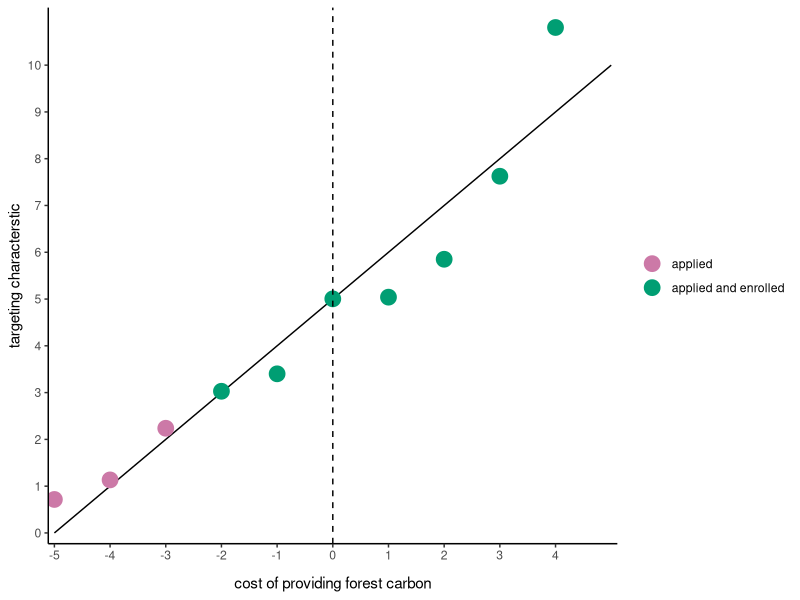
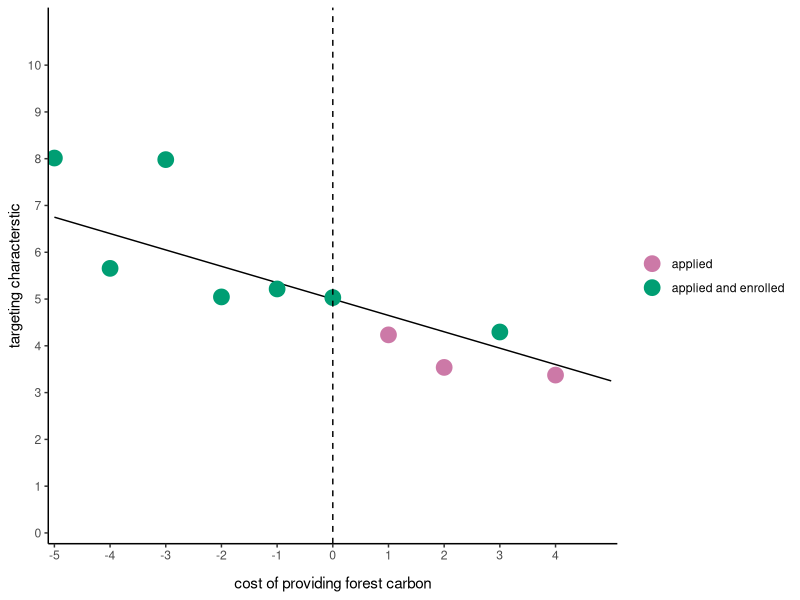
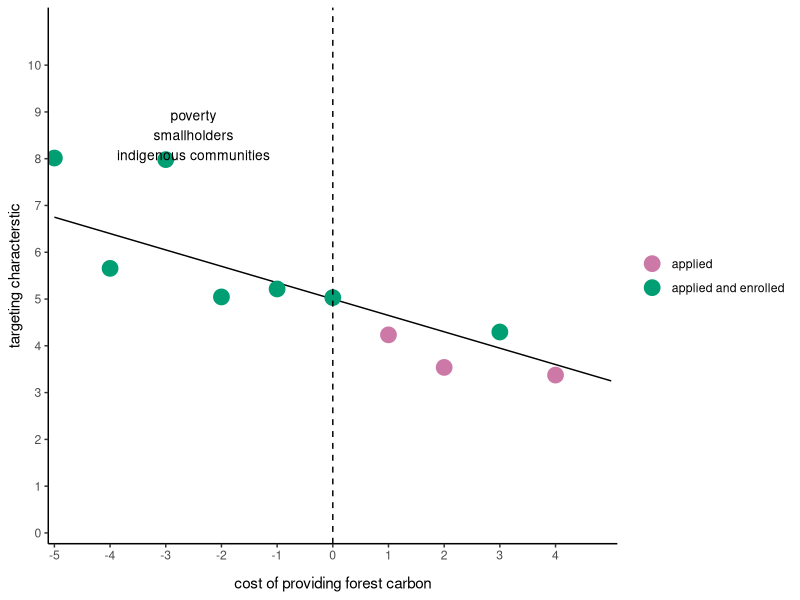
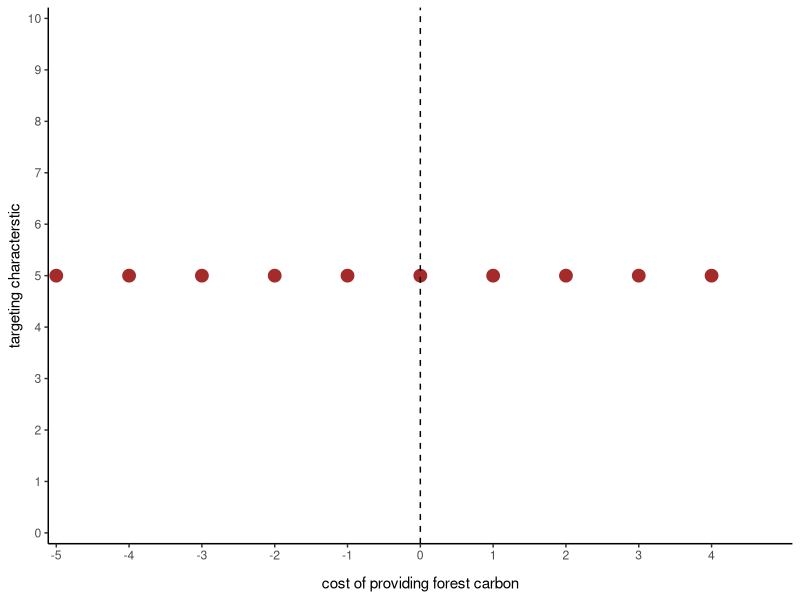
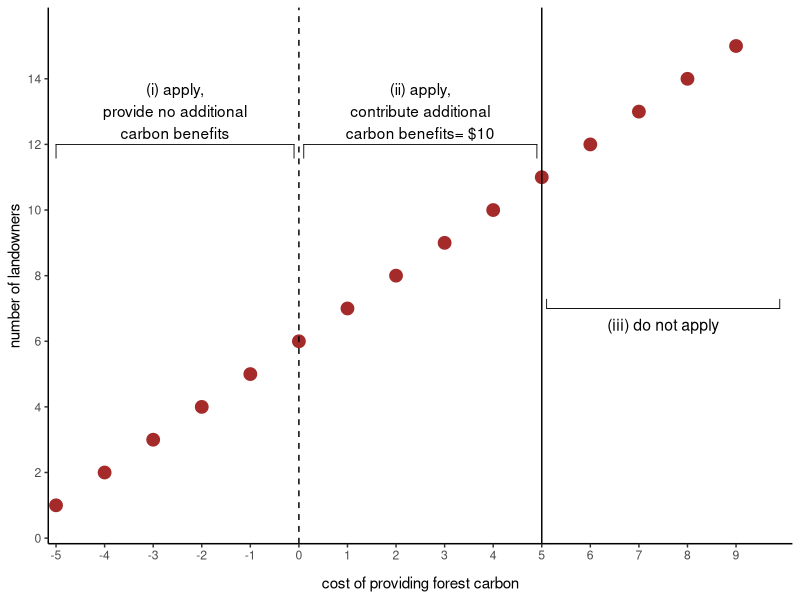
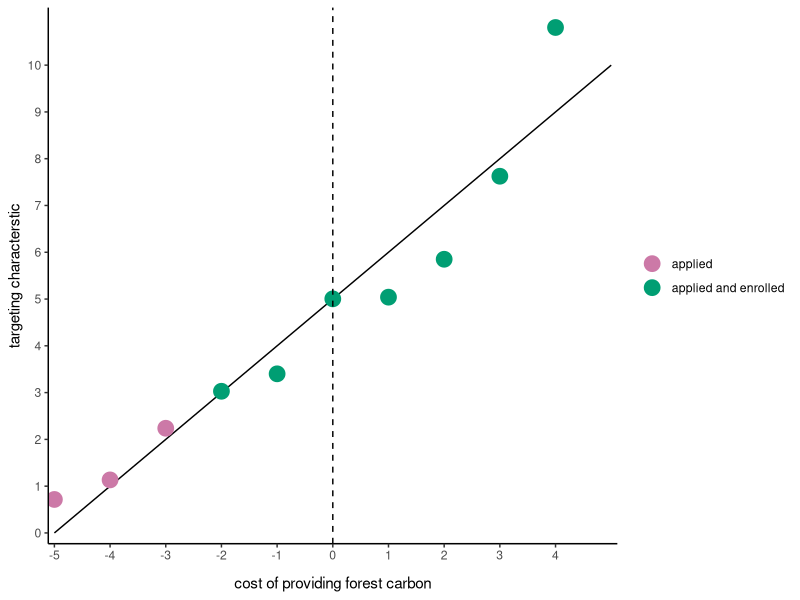
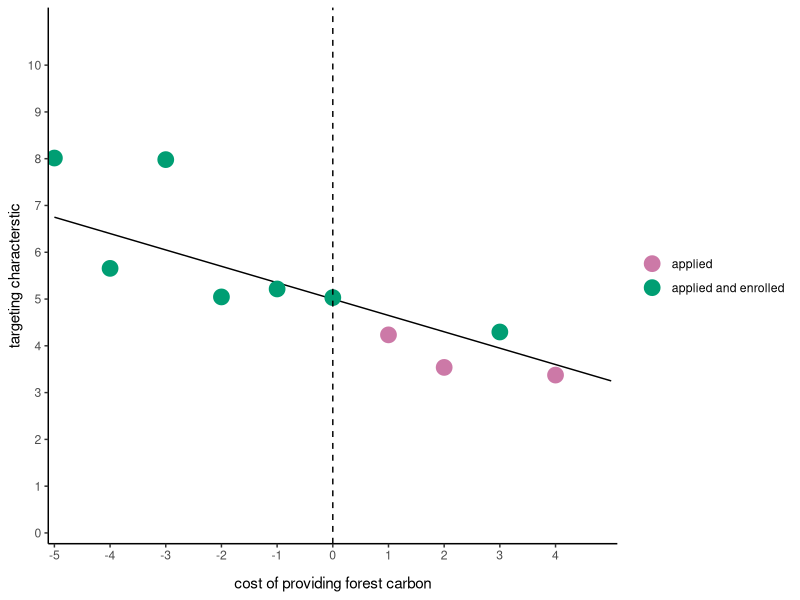
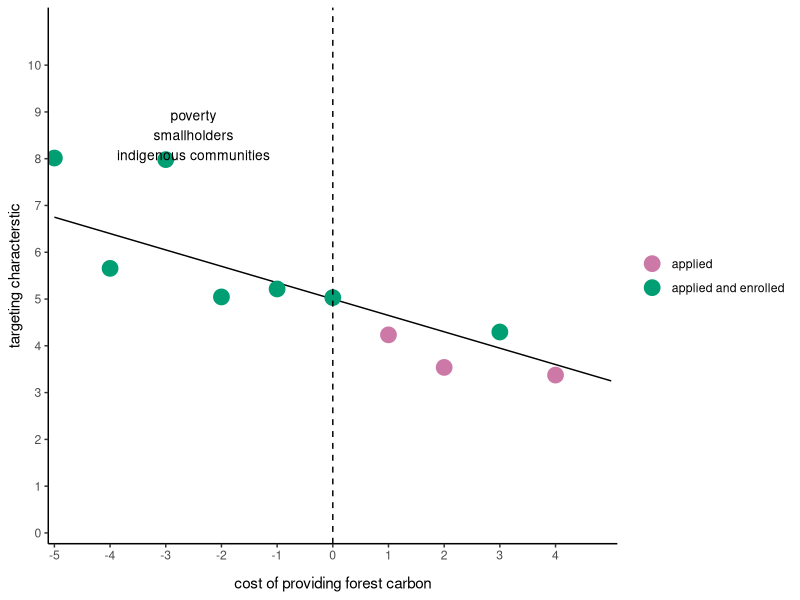

Write the R code that produced these figures, in order.
library(Metrics)
library(ggplot2)
library(ggpubr)
set.seed(0930)
x= seq(from = -5, to = 4, by = 1)
x_no <- 5
rnorm_1 <- rnorm(10)
target_perfect <- x +5 +rnorm_1
perfect_fun <- function(x) x + 5

rnorm_2 <- rnorm(10)
x_neg <- 5 - .65*x + rnorm_2
neg_fun <- function(x) 5 - .35*x


x_pos <- .1*x +5
df <- data.frame( x = x, x_no, x_pos, x_neg, target_perfect)%>%
  mutate(perfect_enroll = ifelse(x < -2, "applied", "applied and enrolled"),
         neg_enroll = ifelse(x_neg < 4.25, "applied", "applied and enrolled"))
  
#%%%%%%%%%%%%%%%%%%%%%%%%%%%%%%%%%%%%%%%%%%%%
# perfect characteristic
#%%%%%%%%%%%%%%%%%%%%%%%%%%%%%%%%%%%%%%%%%%%%
ggplot(df, aes(x = x, y = target_perfect, color = perfect_enroll)) + 
  stat_function(fun=perfect_fun, colour="black")+
  geom_point(size = 5)+
  theme_classic()+
  theme (axis.title.x = element_text(margin = margin(t = 10)), legend.title = element_blank())+
  scale_y_continuous(expand = c(0.02, 0.01), limits = c(0, 11), , breaks = seq(0, 10, 1),name = "targeting characterstic")+
  scale_x_continuous(expand = c(0.01, 0.01), limits = c(-5, 5),  breaks = x, name = "cost of providing forest carbon")+
  geom_vline(xintercept = 0, linetype = "dashed")+
  scale_color_manual(values = c("#CC79A7", "#009E73"))

ggsave(filename = "paper/figs/framework_perfect.png", width = 6, height = 4)

#%%%%%%%%%%%%%%%%%%%%%%%%%%%%%%%%%%%%%%%%%%%%
# economist critique
#%%%%%%%%%%%%%%%%%%%%%%%%%%%%%%%%%%%%%%%%%%%%

ggplot(df, aes(x = x, y = x_neg, color = neg_enroll)) + 
  stat_function(fun=neg_fun, colour="black")+
  geom_point(size = 5)+
  theme_classic()+
  theme (axis.title.x = element_text(margin = margin(t = 10)), legend.title = element_blank())+
  scale_y_continuous(expand = c(0.02, 0.01), limits = c(0, 11), , breaks = seq(0, 10, 1),name = "targeting characterstic")+
  scale_x_continuous(expand = c(0.01, 0.01), limits = c(-5, 5),  breaks = x, name = "cost of providing forest carbon")+
  geom_vline(xintercept = 0, linetype = "dashed")+
  scale_color_manual(values = c("#CC79A7", "#009E73"))

ggsave(filename = "paper/figs/framework_neg.png", width = 6, height = 4)

ggplot(df, aes(x = x, y = x_neg, color = neg_enroll)) + 
  stat_function(fun=neg_fun, colour="black")+
  geom_point(size = 5)+
  theme_classic()+
  theme (axis.title.x = element_text(margin = margin(t = 10)), legend.title = element_blank())+
  scale_y_continuous(expand = c(0.02, 0.01), limits = c(0, 11), , breaks = seq(0, 10, 1),name = "targeting characterstic")+
  scale_x_continuous(expand = c(0.01, 0.01), limits = c(-5, 5),  breaks = x, name = "cost of providing forest carbon")+
  geom_vline(xintercept = 0, linetype = "dashed")+
  scale_color_manual(values = c("#CC79A7", "#009E73"))+
  annotate('text', x = -2.5, y = 8.5, label = "poverty\nsmallholders\nindigenous communities", color = "black", size = 3.5)

ggsave(filename = "paper/figs/framework_neg_defor.png", width = 6, height = 4)

#%%%%%%%%%%%%%%%%%%%%%%%%%%%%%%%%%%%%%%%%%%%%
# no correlation
#%%%%%%%%%%%%%%%%%%%%%%%%%%%%%%%%%%%%%%%%%%%%
ggplot(df, aes(x = x, y = x_no)) + 
  #geom_line(color = "darkgreen")+
  geom_point(size = 4, color = "brown")+
  theme_classic()+
  theme (axis.title.x = element_text(margin = margin(t = 10)))+
  scale_y_continuous(expand = c(0.02, 0.01), limits = c(0, 10), , breaks = seq(0, 10, 1),name = "targeting characterstic")+
  scale_x_continuous(expand = c(0.01, 0.01), limits = c(-5, 5),  breaks = x, name = "cost of providing forest carbon")+
  geom_vline(xintercept = 0, linetype = "dashed")

ggsave(filename = "figs/framework_no.png", width = 6, height = 4)
# 
# ggplot(subset(df, target_perfect > 2), aes(x = x, y = target_perfect)) + 
#   #geom_line(color = "darkgreen")+
#   geom_point(size = 4, color = "brown")+
#   theme_classic()+
#   theme (axis.title.x = element_text(margin = margin(t = 10)))+
#   scale_y_continuous(expand = c(0.02, 0.01), limits = c(0, 10), , breaks = seq(0, 10, 1),name = "targeting characterstic")+
#   scale_x_continuous(expand = c(0.01, 0.01), limits = c(-5, 5),  breaks = x, name = "cost of providing forest carbon")+
#   geom_vline(xintercept = 0, linetype = "dashed")
# 
# ggsave(filename = "figs/framework_no_enrolled.png", width = 6, height = 4)



#%%%%%%%%%%%%%%%%%%%%%%%%%%%%%%%%%%%%%%%%%%%%
# first plot
#%%%%%%%%%%%%%%%%%%%%%%%%%%%%%%%%%%%%%%%%%%%%
library(ggplot2)
x= seq(from = -5, to = 9, by = 1)
y <- x+6
df <- data.frame( x = x, y)%>%
  mutate(group = ifelse(x < 0, "inframarginal", ifelse(x >= 5, "do not apply", "additional")
                        )
         )

ggplot(df, aes(x = x, y = y)) + 
  geom_point(size = 4, color = "brown")+
  theme_classic()+
  theme (axis.title.x = element_text(margin = margin(t = 10)))+
  scale_y_continuous(expand = c(0.01, 0.01), limits = c(0, 16), , breaks = seq(0, 15, 2),name = "number of landowners")+
  scale_x_continuous(expand = c(0.01, 0.01), limits = c(-5, 10),  breaks = x, name = "cost of providing forest carbon")+
  geom_vline(xintercept = 0, linetype = "dashed")+
  geom_vline(xintercept = 5)+
  geom_bracket(xmin = -5, xmax = -0.1, y.position = 12
               ,label = "(i) apply,\nprovide no additional\ncarbon benefits"
  )+
  geom_bracket(xmin = 0.1, xmax = 4.9, y.position = 12
               ,label = "(ii) apply,\ncontribute additional\ncarbon benefits= $10"
  )+
  geom_bracket(xmin = 5.1, xmax = 9.9, y.position = 7
               ,label = "", tip.length = c(-0.02,- 0.02)
  )+
  annotate('text', x = 7.5, y = 6.5, label = "(iii) do not apply", color = "black", size = 4)

ggsave(filename = "paper/figs/framework.png", width = 6, height = 4)
                       
